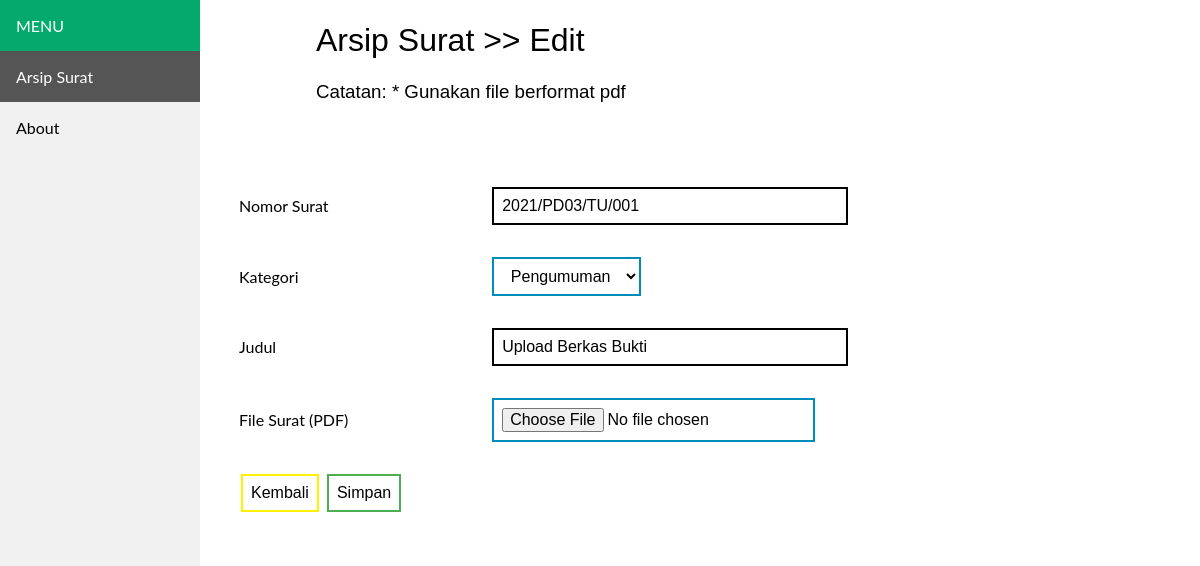
Page /update.php?id=23 on the committed database.
### tables this page shows
CREATE TABLE `arsip` (
  `id` int(11) NOT NULL,
  `nomor` varchar(50) NOT NULL,
  `kategori` varchar(50) NOT NULL,
  `judul` varchar(255) NOT NULL,
  `tgl_arsip` date NOT NULL,
  `pdf` varchar(255) NOT NULL
);

### update.php (the view, shortened to what this page needs)
<!DOCTYPE html>
<html>
<head>
<link rel="stylesheet" type="text/css" href="style.css">
</head>
<body>
<div class="sidebar">
  <div class="block">MENU</div>
  <a class="active" href="index.php">Arsip Surat</a>
  <a href="about.php">About</a>
</div>
<div class="content">
    <h1>Arsip Surat >> Edit</h1>
    <h3>Catatan: * Gunakan file berformat pdf</h3>
	<br/>
	<br/>
    <?php
		include 'koneksi.php';
        $id = $_GET['id'];
        $data = mysqli_query($koneksi,"select * from arsip where id='$id'");
		while($d = mysqli_fetch_array($data)){
			?>
  <form method="post" action="edit_method.php?id=<?php echo $id; ?>" enctype="multipart/form-data">
  <table class="none" style="width:100%;">
			<tr>
				<td>Nomor Surat</td>
				<td><input class="inpt" type="text" name="nomor" value="<?php echo $d['nomor']; ?>"></td>
			</tr>
			<tr>
				<td>Kategori</td>
				<td>
                <select class="button button2" name="kategori">
                    <option selected="selected"><?php echo $d['kategori']; ?></option>
                </select>
                </td>
			</tr>
            <tr>
				<td>Judul</td>
				<td><input class="inpt" type="text" name="judul" value="<?php echo $d['judul']; ?>"></td>
			</tr>
			<tr>
				<td>File Surat (PDF)</td>
				<td><input class="button button2" type="file" name="file" value="<?php echo $d['pdf']; ?>" accept="application/pdf"><br></td>
			</tr>
            <tr>
                <td colspan="2">
                <a style="text-decoration: none; color:black;" href="show.php?id=<?php echo $id; ?>"><button class="button button6">Kembali</button></a>
                    <input class="button button1" type="submit" value="Simpan">
                </td>
            </tr>
		</table>
  </form>
  <?php
		}
		?>
</div>
</body>
</html>

### style.css (style rules this page uses)
body { margin: 0; font-family: "Lato", sans-serif; }
.sidebar { margin: 0; padding: 0; width: 200px; background-color: #f1f1f1; position: fixed; height: 100%; overflow: auto; }
.sidebar a { display: block; color: black; padding: 16px; text-decoration: none; }
.sidebar a.active { background-color: #555; color: white; }
div.block { background-color: #04AA6D; color: white; display: block; padding: 16px; text-decoration: none; }
div.content { margin-left: 200px; padding: 1px 16px; }
h1 { padding-left: 100px; font-family: sans-serif; font-weight: 100; }
h3 { padding-left: 100px; font-family: sans-serif; font-weight: 50; }
table.none, th, td { border: 1px solid white; }
table.none { border-spacing: 20px; }
.button { background-color: #4CAF50; border: none; color: white; padding: 8px 8px; text-align: center; text-decoration: none; display: inline-block; font-size: 16px; margin: 4px 2px; transition-duration: 0.4s; cursor: pointer; }
.button1 { background-color: white; color: black; border: 2px solid #4CAF50; }
.button2 { background-color: white; color: black; border: 2px solid #008CBA; }
.button6 { background-color: white; color: black; border: 2px solid #fff200; }
input.inpt { border: 2px solid black; padding: 8px 8px; font-size: 16px; margin: 4px 2px; width: 50%; }

### rows in the picture
arsip: nomor "2021/PD03/TU/001", kategori "Pengumuman", judul "Upload Berkas Bukti"
